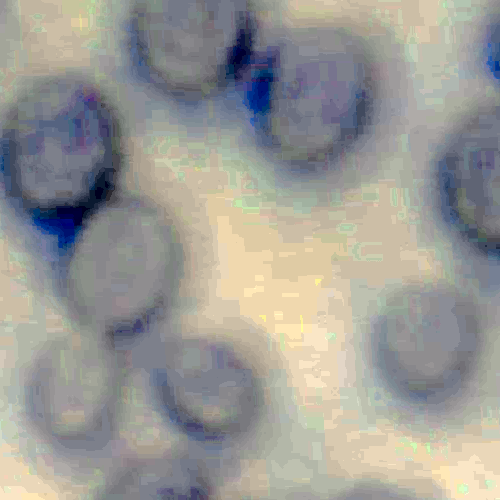
#> input picture img/cluster2_0000.png, 500 x 500 px
$ python modify_contrast.py
#> lines starting #> are read from the running program, lines starting #| are printed output that depends on the picture
#> further down, origin_img is the input picture: shape (500, 500, 3); mean B, G, R 149.4, 154.2, 155.2
import cv2
import numpy as np
import matplotlib.pyplot as plt
import glob
import math

def show_img(img):
  plt.figure(figsize=(15,15))
  image_rgb = cv2.cvtColor(img, cv2.COLOR_BGR2RGB)
  plt.imshow(image_rgb)
  plt.show()

def modify_contrast_and_brightness2(img, brightness=0 , contrast=100):
#> called with brightness = 0, contrast = 100
  brightness = 0
  contrast = -100

  B = brightness / 255.0
  c = contrast / 255.0
  k = math.tan((45 + 44 * c) / 180 * math.pi)

  img = (img - 127.5 * (1 - B)) * k + 127.5 * (1 + B)
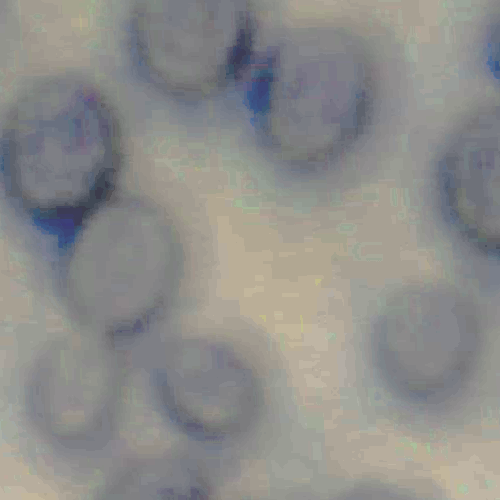
#> img: shape (500, 500, 3) float64; mean of channels 0, 1, 2 139, 141.5, 142.1; drawn as B, G, R

  img = np.clip(img, 0, 255).astype(np.uint8)

  print("減少對比度 (白黑都接近灰，分不清楚): ")
  show_img(img)

  brightness = 0
  contrast = +200

  B = brightness / 255.0
  c = contrast / 255.0
  k = math.tan((45 + 44 * c) / 180 * math.pi)

  img = (img - 127.5 * (1 - B)) * k + 127.5 * (1 + B)

  # 所有值必須介於 0~255 之間，超過255 = 255，小於 0 = 0
  img = np.clip(img, 0, 255).astype(np.uint8)
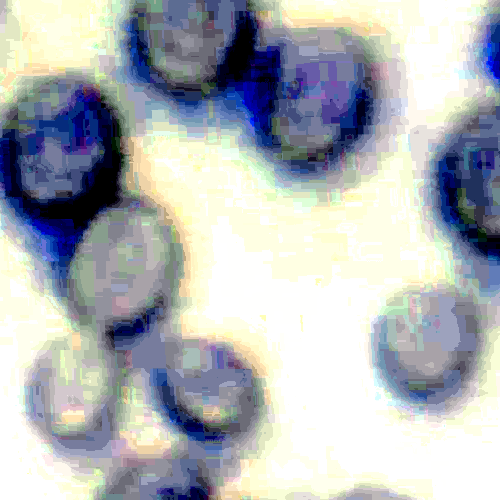
#> img: shape (500, 500, 3); mean of channels 0, 1, 2 183.6, 179.9, 175.7; drawn as B, G, R

  print("增加對比度 (白的更白，黑的更黑): ")
  show_img(img)

file_name = "img/cluster2_0000.png"
origin_img = cv2.imread(file_name)
print("origin picture:")
show_img(origin_img)

result_img = modify_contrast_and_brightness2(origin_img)

$ run again, with img/cluster2_0001.png copied over img/cluster2_0000.png
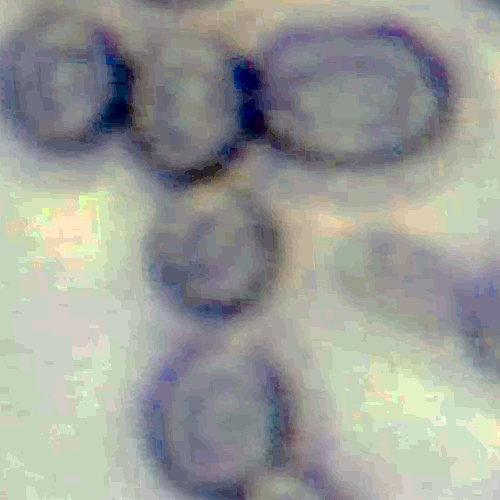
#> input picture img/cluster2_0001.png, 500 x 500 px
#> origin_img is the input picture: shape (500, 500, 3); mean B, G, R 152.6, 157.5, 155
#> in modify_contrast_and_brightness2, `img = (img - 127.5 * (1 - B)) * k + 127.5 * (1 + B)`:
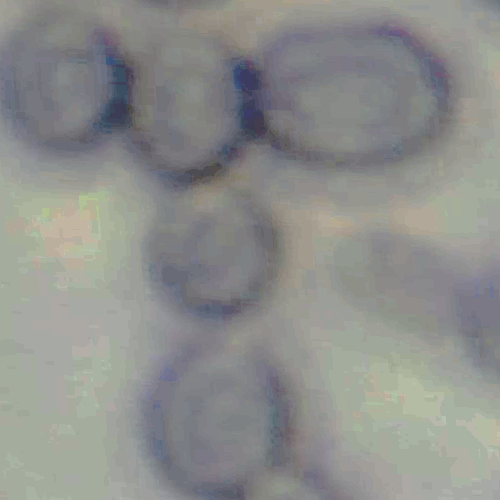
#> img: shape (500, 500, 3) float64; mean of channels 0, 1, 2 140.7, 143.3, 142; drawn as B, G, R
#> in modify_contrast_and_brightness2, `img = np.clip(img, 0, 255).astype(np.uint8)`:
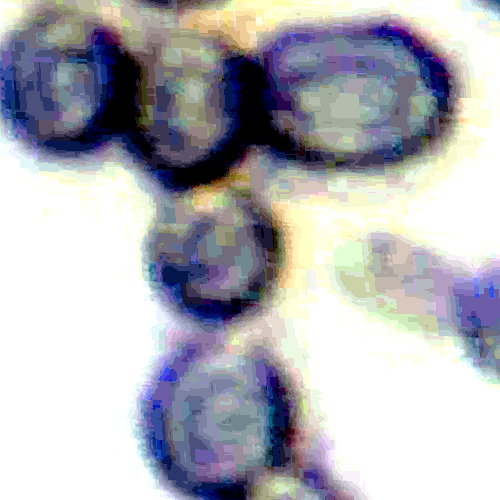
#> img: shape (500, 500, 3); mean of channels 0, 1, 2 184.3, 177.9, 177.9; drawn as B, G, R

$ run again, with img/cluster2_0002.png copied over img/cluster2_0000.png
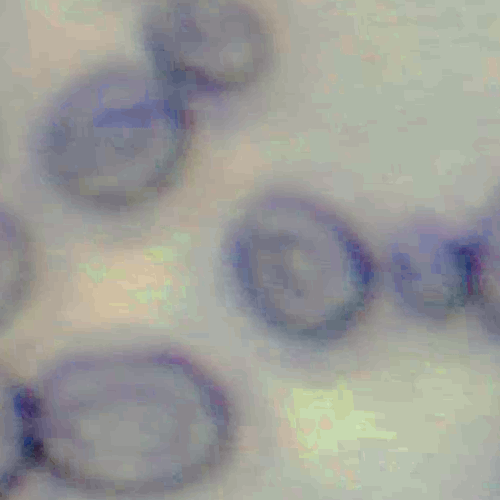
#> input picture img/cluster2_0002.png, 500 x 500 px
#> origin_img is the input picture: shape (500, 500, 3); mean B, G, R 152.6, 156.9, 156.4
#> in modify_contrast_and_brightness2, `img = (img - 127.5 * (1 - B)) * k + 127.5 * (1 + B)`:
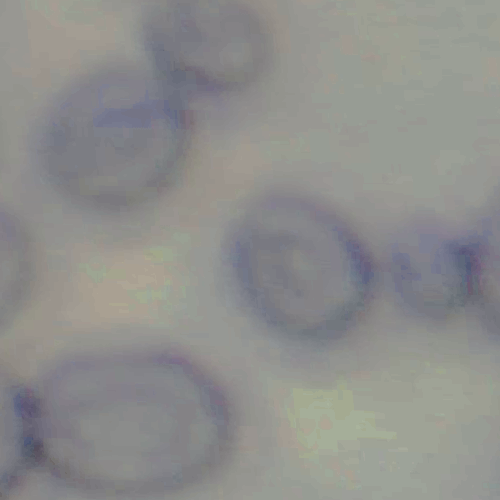
#> img: shape (500, 500, 3) float64; mean of channels 0, 1, 2 140.7, 143, 142.7; drawn as B, G, R
#> in modify_contrast_and_brightness2, `img = np.clip(img, 0, 255).astype(np.uint8)`:
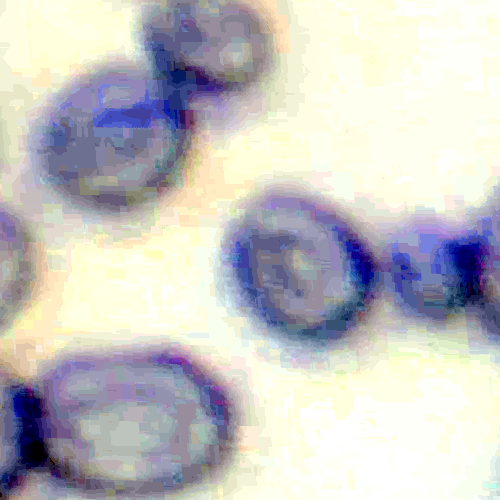
#> img: shape (500, 500, 3); mean of channels 0, 1, 2 195.6, 195.6, 196.9; drawn as B, G, R

$ run again, with img/cluster2_0003.png copied over img/cluster2_0000.png
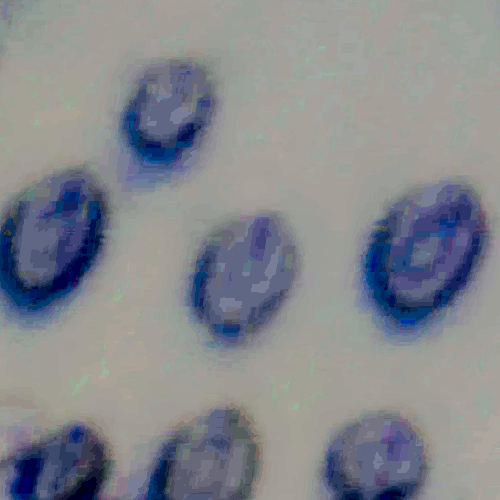
#> input picture img/cluster2_0003.png, 500 x 500 px
#> origin_img is the input picture: shape (500, 500, 3); mean B, G, R 141.2, 135.5, 132.9
#> in modify_contrast_and_brightness2, `img = (img - 127.5 * (1 - B)) * k + 127.5 * (1 + B)`:
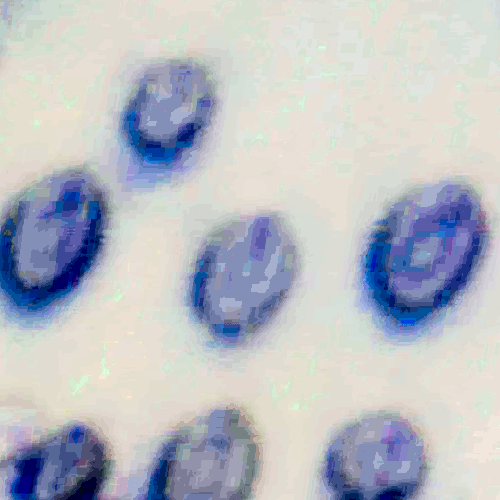
#> img: shape (500, 500, 3) float64; mean of channels 0, 1, 2 163, 147.8, 140.8; drawn with min black and max white
#> in modify_contrast_and_brightness2, `img = np.clip(img, 0, 255).astype(np.uint8)`:
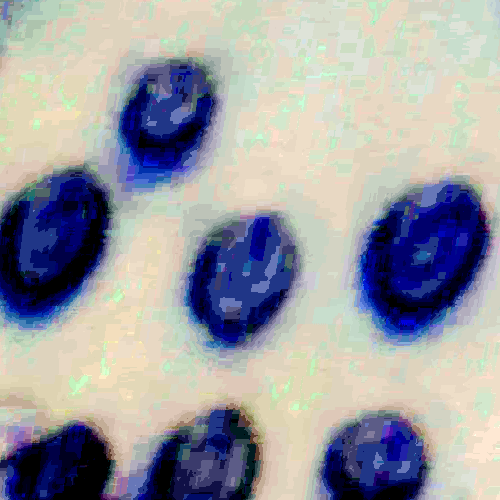
#> img: shape (500, 500, 3); mean of channels 0, 1, 2 163.5, 157, 156.3; drawn as B, G, R
